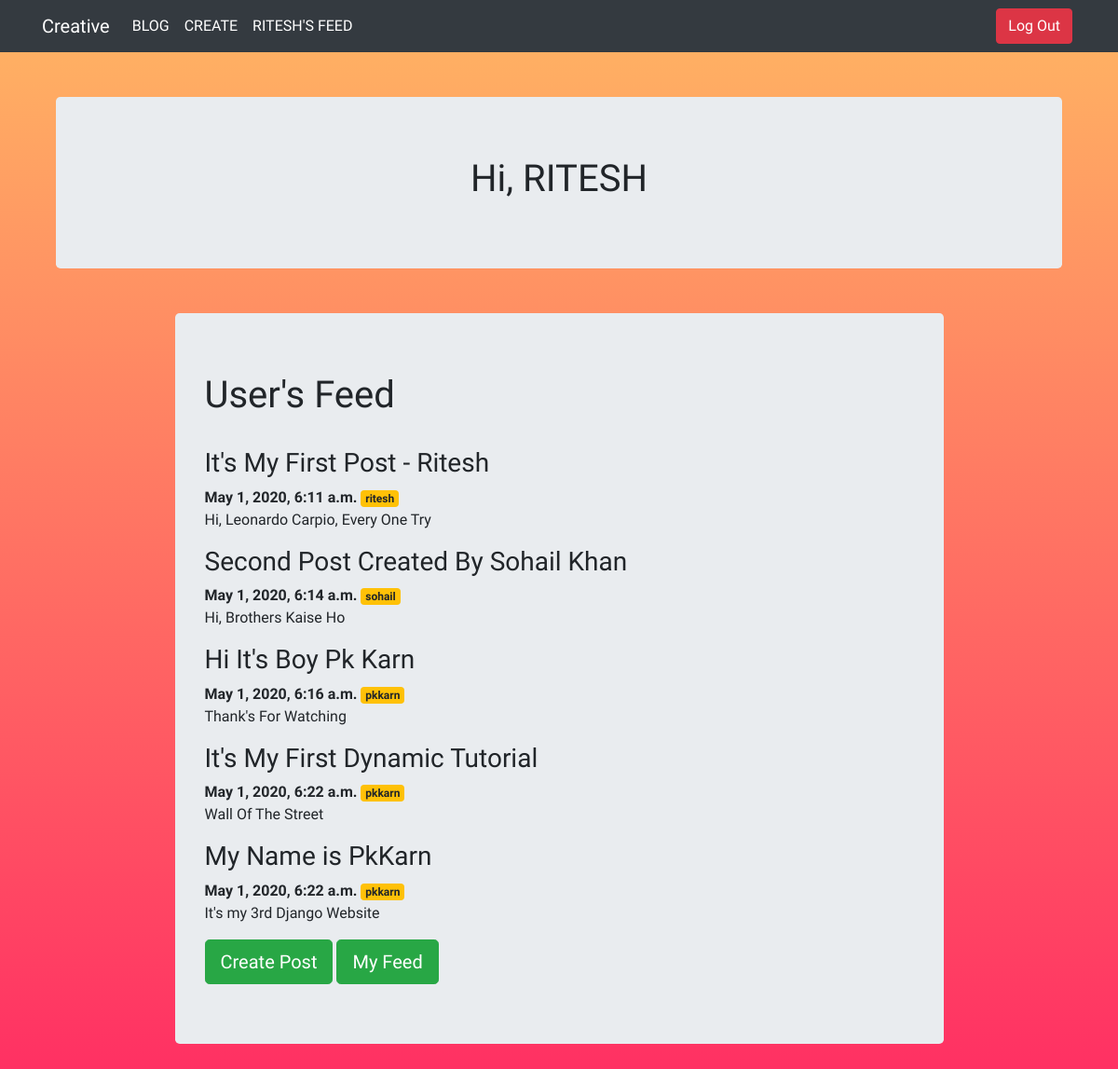
/ (signed in), run on the app's committed database.
### blog/models.py (models this page shows, shortened)
class Post(models.Model):
    title = models.CharField(max_length=250)
    writer = models.CharField(max_length=100)
    content = models.TextField(blank=True)
    datecreated = models.DateTimeField(auto_now_add=True)
    user = models.ForeignKey(User, on_delete=models.CASCADE)

### blog/views.py (the view)
# urls.py: 2. Add a URL to urlpatterns:  path('', views.home, name='home')
def home(request):
    posts = Post.objects.all()  # Post.objects.filter(user=request.user) Login User Data
    return render(request, 'blog/home.html', {'posts': posts})

### templates/blog/home.html
{% extends 'base.html' %}
{% block content %}
{% if user.is_authenticated %}
<div class="col justify-content-center mt-5">
    <div class="jumbotron">
        <h1 class="special"> Hi, {{ user.username|upper }}</h1>
    </div>
</div>
{% endif %}
<div class="row justify-content-center mt-5">
    <div class="col-md-9 text-left">
    <div class="jumbotron">
        <h1>User's Feed</h1><br>
        {% for post in posts %}
          <h3>{{ post.title }}</h3>
          <strong>{{ post.datecreated }}</strong>
          <span class="badge badge-warning">{{ post.user }}</span>
          <p>{{ post.content }}</p>
        {% endfor %}
        <a role="button" href="{% url 'create' %}" class="btn btn-success btn-lg">Create Post</a>
        {% if user.is_authenticated %}
        <a role="button" href="{% url 'myfeed' %}" class="btn btn-success btn-lg">My Feed</a>
        {% endif %}
    </div>
    </div>
</div>
{% endblock %}

### templates/base.html (shortened to what this page needs)
<!DOCTYPE html>
{% load static %}
<html lang="en">
<head>
    <link rel="stylesheet" type="text/css" href="https://stackpath.bootstrapcdn.com/bootstrap/4.4.1/css/bootstrap.min.css"/>
    <link rel="stylesheet" href="{% static 'style.css' %}">
</head>
<body>
{% if user.is_authenticated %}
    <nav class="navbar navbar-expand-lg navbar-dark bg-dark">
        <div class="container">
            <a class="navbar-brand" href="{% url 'blog' %}">
                <span>Creative</span>
            </a>
            <div class="collapse navbar-collapse" id="navbarNavAltMarkup">
                <div class="navbar-nav">
                    <a href="{% url 'blog' %}" class="nav-link active">BLOG</a>
                    <a href="{% url 'create' %}" class="nav-link active">CREATE</a>
                    <a href="{% url 'myfeed' %}" class="nav-link active">{{ user.username|upper }}'S FEED</a>
                </div>
                <div class="navbar-nav ml-auto">
                    <form action="{% url 'logoutuser' %}" method="POST">
                      <button type="submit" class="btn btn-danger">Log Out</button>&nbsp;
                    </form>
                </div>
            </div>
        </div>
    </nav>
{% endif %}
<div class="container">
    {% block content %}
    {% endblock%}
</div>
</body>
</html>

### static/style.css (style rules this page uses)
body { font-family: 'Rancho', cursive; background-image: linear-gradient(#ffb663,#ff3063); background-size: cover; width: 100% height: auto; background-position: center; background-attachment: fixed; background-repeat: no-repeat; }
.special { font-family: 'Modak', cursive; font-size: auto; text-align:center; }

### data on the page
Post: title "It's My First Post - Ritesh", datecreated "May 1, 2020, 6:11 a.m.", user "ritesh", content "Hi, Leonardo Carpio, Every One Try"
Post: title "Second Post Created By Sohail Khan", datecreated "May 1, 2020, 6:14 a.m.", user "sohail", content "Hi, Brothers Kaise Ho"
Post: title "Hi It's Boy Pk Karn", datecreated "May 1, 2020, 6:16 a.m.", user "pkkarn", content "Thank's For Watching"
Post: title "It's My First Dynamic Tutorial", datecreated "May 1, 2020, 6:22 a.m.", user "pkkarn", content "Wall Of The Street"
Post: title "My Name is PkKarn", datecreated "May 1, 2020, 6:22 a.m.", user "pkkarn", content "It's my 3rd Django Website"

### other printed values
{{ user.username|upper }} "RITESH"
